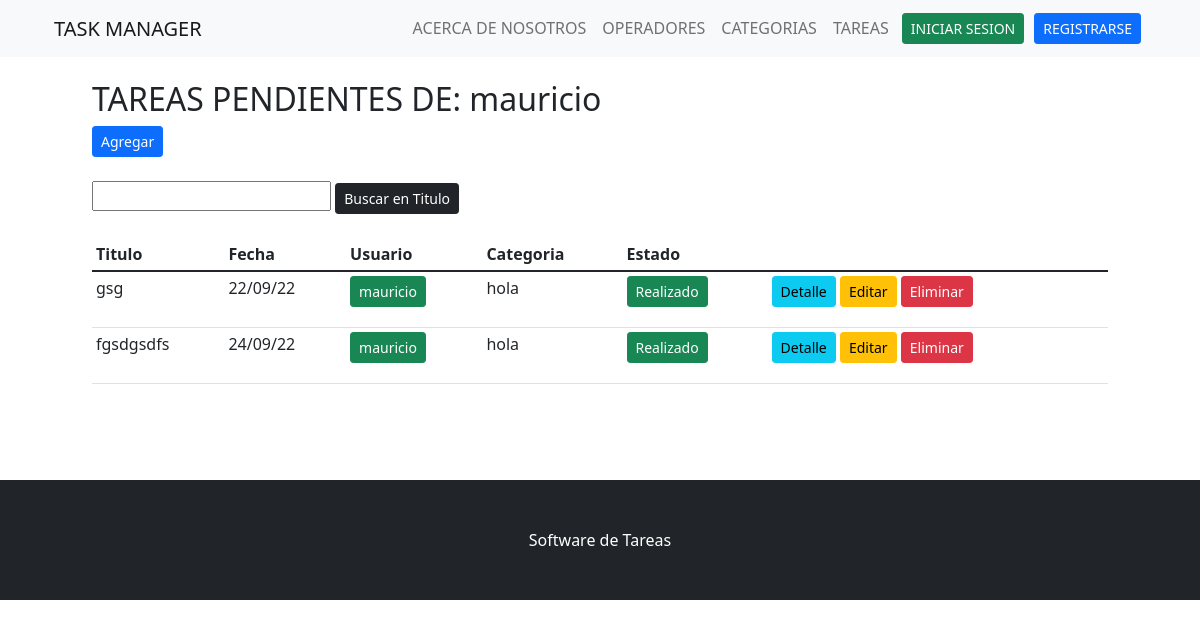
Page /tarea_usuario/1 on the committed database.
### app_tareas/models.py (models this page shows, shortened)
class Tarea(models.Model):
    usuario = models.ForeignKey(User,null=False, on_delete=models.CASCADE)
    titulo = models.CharField(max_length=200,null=False)
    descripcion = models.TextField(null=False)
    completo = models.BooleanField(default=False)
    creado = models.DateTimeField(auto_now_add=True)
    categoria = models.ForeignKey(Categoria,null=False,on_delete=models.PROTECT)
    class Meta:
        ordering = ['completo']

class Categoria(models.Model):
    descripcion = models.CharField(max_length=100)
    def __str__(self):
        return self.descripcion

### app_tareas/views.py (the view)
# urls.py: path('tarea_usuario/<int:usuario_id>', tarea , name ='tarea_usuario'),
def tarea(request, usuario_id):
    user = User.objects.filter(id = usuario_id)
    tareas = Tarea.objects.filter(usuario_id = user[0])
    return render(request, "app_tareas/tareas/tarea_usuario.html", {'tareas': tareas, 'empleado': user[0]})

### app_tareas/templates/app_tareas/tareas/tarea_usuario.html (shortened to what this page needs)
{% extends 'app_tareas/plantilla_base.html' %}
{% block contenido %}
<div class = 'container'>
    <h2>TAREAS PENDIENTES DE: {{empleado}}</h2>
    <a href="{% url 'crear_tarea' %}" class="btn btn-primary btn-sm">Agregar</a>
</div>
<br>
<div class="container">
    <form action="" method="GET">
        <input type="text" name="buscar">
        <input type="submit" value="Buscar en Titulo" class="btn btn-dark btn-sm">
    </form>
</div>
<br>
<div class ='container'>
    <div class = 'row'>
        <div class = 'col-12'>
                    <table class = 'table  table-hover table-responsive-sm table-sm'>
                        <thead class='thead-dark'>
                            <tr>
                                <th>Titulo</th>
                                <th>Fecha</th>
                                <th>Usuario</th>
                                <th>Categoria</th>
                                <th>Estado</th>
                            </tr>
                        </thead>
                        <tbody>
                            {% for i in tareas %}
                            <tr class="completo">
                                <td>{{i.titulo}}</td>
                                <td>{{i.creado|date:"d/m/y"}}</td>
                                <td><a href="" class="btn btn-success btn-sm">{{i.usuario}}</a></td>
                                <td>{{i.categoria}}</td>
                                {% if i.completo %}
                                <td><p class="btn btn-success btn-sm">Realizado</p></td>
                                {% else %}
                                <td><p class="btn btn-danger btn-sm">Pendiente</p></td>
                                {% endif %}
                                <td><a href="{% url 'tarea' i.id %}" class="btn btn-info btn-sm">Detalle</a>
                                <a href="{% url 'editar_tarea' i.id %}" class="btn btn-warning btn-sm">Editar</a>
                                <a href="{% url 'eliminar_tarea' i.id %}" class="btn btn-danger btn-sm">Eliminar</a></td>
                            </tr>
                            {% empty %}
                            <h3> No hay elementos en esta lista </h3>
                            {% endfor %}
                        </tbody>
                    </table>
        </div>
    </div>
</div>
{% endblock contenido %}

### rows in the picture
Tarea: titulo "gsg", creado "22/09/22", usuario "mauricio", categoria "hola", completo "Realizado"
Tarea: titulo "fgsdgsdfs", creado "24/09/22", usuario "mauricio", categoria "hola", completo "Realizado"

### other values in the picture
{{ empleado }} "mauricio"
